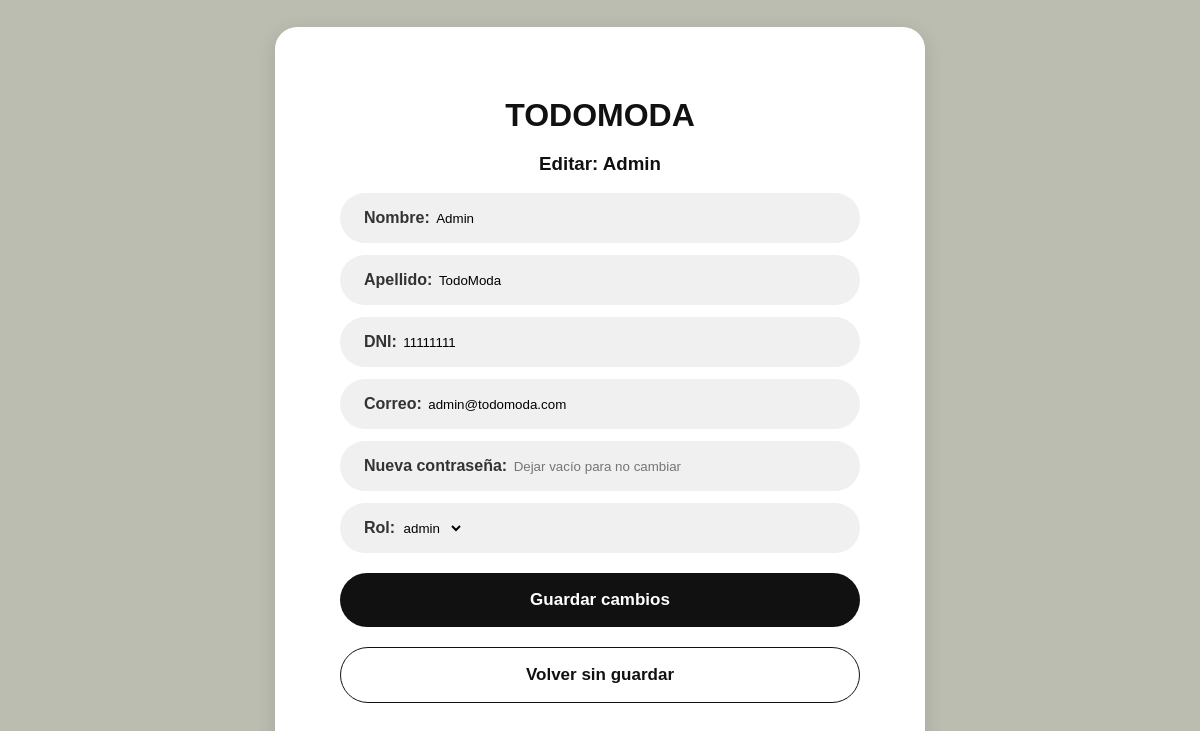
Screenshot of /editar_usuario.php?id=1 (signed in) with the database file from the repository.
### tables this page shows
CREATE TABLE `usuarios` (
  `id` int(11) NOT NULL,
  `nombre` varchar(50) NOT NULL,
  `apellido` varchar(50) NOT NULL,
  `dni` varchar(20) NOT NULL,
  `email` varchar(100) NOT NULL,
  `password` varchar(255) NOT NULL,
  `rol` enum('usuario','admin') DEFAULT 'usuario',
  `fecha_creacion` datetime DEFAULT current_timestamp(),
  `fecha_archivado` datetime DEFAULT NULL,
  `activo` tinyint(1) DEFAULT 1
);

### editar_usuario.php (the view, shortened to what this page needs)
<?php
require 'conexion.php';
$id = $_GET['id'];
$stmt = $pdo->prepare("SELECT * FROM usuarios WHERE id = ?");
$stmt->execute([$id]);
$usuario = $stmt->fetch(PDO::FETCH_ASSOC);
?>
<!DOCTYPE html>
<html lang="es">
<head>
    <link rel="stylesheet" href="style.css">
</head>
<body class="perfil-body">
    <div class="perfil-box">
        <h1>TODOMODA</h1>
        <h3>Editar: <?php echo htmlspecialchars($usuario['nombre']); ?></h3>
        <form method="POST" action="editar_usuario.php?id=<?php echo $usuario['id']; ?>">
            <div class="perfil-dato">
                <strong>Nombre:</strong>
                <input type="text" name="nombre" value="<?php echo htmlspecialchars($usuario['nombre']); ?>" style="border:none; background:transparent; width:70%; outline:none;">
            </div>
            <div class="perfil-dato">
                <strong>Apellido:</strong>
                <input type="text" name="apellido" value="<?php echo htmlspecialchars($usuario['apellido']); ?>" style="border:none; background:transparent; width:70%; outline:none;">
            </div>
            <div class="perfil-dato">
                <strong>DNI:</strong>
                <input type="text" name="dni" value="<?php echo htmlspecialchars($usuario['dni']); ?>" style="border:none; background:transparent; width:70%; outline:none;">
            </div>
            <div class="perfil-dato">
                <strong>Correo:</strong>
                <input type="email" name="email" value="<?php echo htmlspecialchars($usuario['email']); ?>" style="border:none; background:transparent; width:70%; outline:none;">
            </div>
            <div class="perfil-dato">
                <strong>Nueva contraseña:</strong>
                <input type="password" name="password" placeholder="Dejar vacío para no cambiar" style="border:none; background:transparent; width:55%; outline:none;">
            </div>
            <div class="perfil-dato">
                <strong>Rol:</strong>
                <select name="rol" style="border:none; background:transparent; outline:none;">
                    <option value="admin" <?php if($usuario['rol']=='admin') echo 'selected'; ?>>admin</option>
                </select>
            </div>
            <button type="submit" class="perfil-btn" style="width:100%; border:none; cursor:pointer;">Guardar cambios</button>
            <a href="panel_admin.php" class="perfil-btn perfil-btn-secundario">Volver sin guardar</a>
        </form>
    </div>
</body>
</html>

### style.css (style rules this page uses)
* { box-sizing: border-box; }
body { font-family:Arial, Helvetica, sans-serif; margin: 0; background-color:#bbbdb1; color: #111; }
a { color: #111; text-decoration: none; }
body.perfil-body { margin: 0; font-family:Arial, Helvetica, sans-serif; background-color: #bbbdb1; display: flex; justify-content: center; align-items: center; min-height: 100vh; }
.perfil-box { background: white; padding: 70px 65px; border-radius: 22px; width: 100%; max-width: 650px; box-shadow: 0 5px 20px rgba(0,0,0,0.12); text-align: center; }
.perfil-box h1 { margin: 0; font-size: 32px; font-weight: bold; }
.perfil-dato { background: #f0f0f0; border-radius: 999px; padding: 16px 24px; margin: 12px 0; text-align: left; font-size: 16px; color: #333; }
.perfil-btn { display: block; background: #111; color: white; text-decoration: none; padding: 17px; border-radius: 999px; margin-top: 20px; font-size: 17px; font-weight: 600; }
.perfil-btn-secundario { background: white; color: #111; border: 1px solid #111; }

### rows the page displays
usuarios: nombre "Admin", apellido "TodoModa", dni "11111111", email "admin@todomoda.com", rol "admin"
